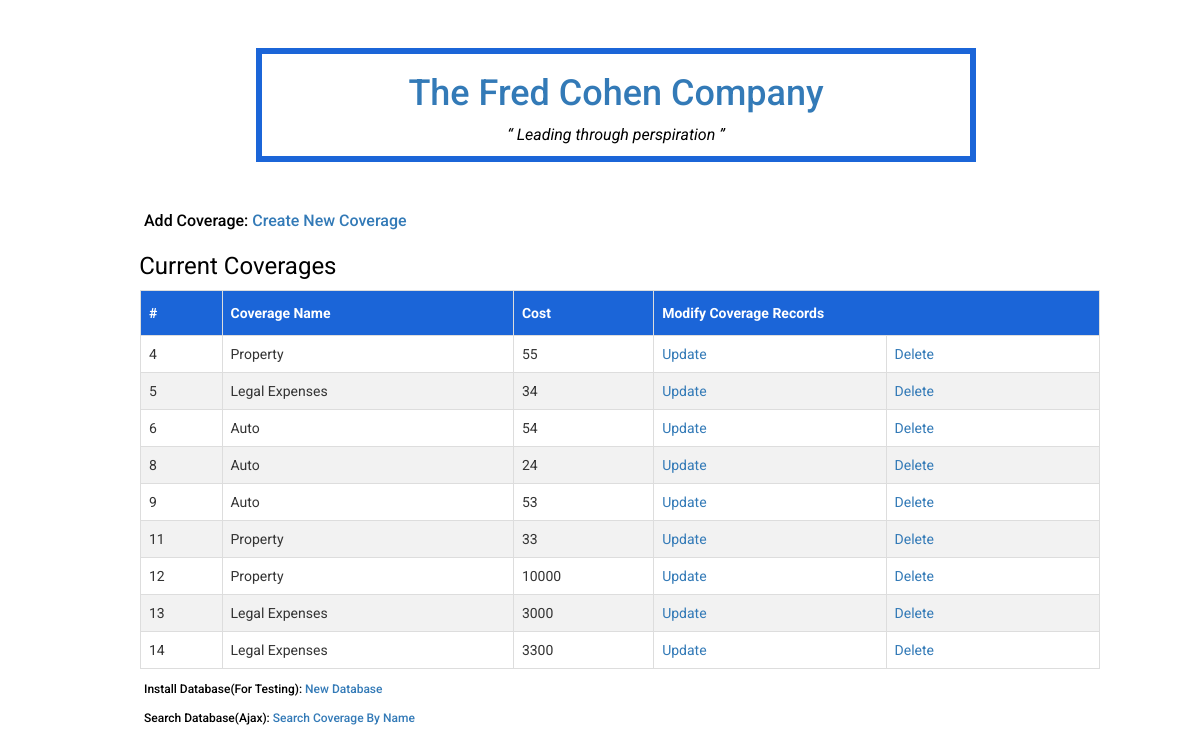
Before: / with the older database file.
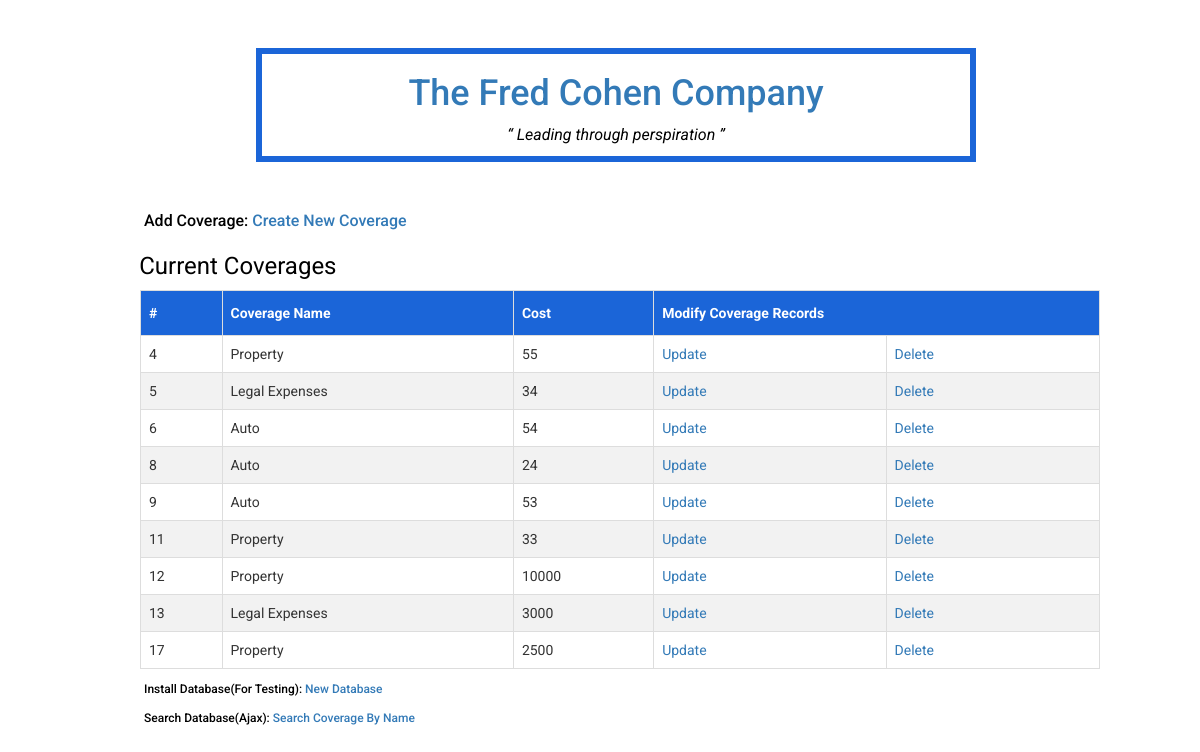
After: the same page with the newer database file.
### tables this page shows
CREATE TABLE `coverage` (
	`id`	INTEGER NOT NULL PRIMARY KEY AUTOINCREMENT,
	`coverage_name`	TEXT NOT NULL,
	`cost`	INTEGER NOT NULL
);

### common.php (called while the page is built)
<?php
function escape($html)
{
	return htmlspecialchars($html, ENT_QUOTES | ENT_SUBSTITUTE, "UTF-8");
}

### index.php (the view, shortened to what this page needs)
<?php
require "templates/header.php";
try {
    require "config.php";
    require "common.php";
    $connection = new PDO ( $dsn );
    $sql = "SELECT * FROM coverage";
    $statement = $connection->prepare ( $sql );
    $statement->execute ();
    $result = $statement->fetchAll (PDO::FETCH_ASSOC);
} catch ( PDOException $error ) {
    echo $sql . "<br>" . $error->getMessage ();
}
?>
     <p id="customAdd">Add Coverage: <a href="create.php">Create New Coverage</a></p>
    <h2 id="customTitle">Current Coverages</h2>
   <div class="table-responsive">
    <table id="customers" class=".table-striped">
        <thead>
        <tr>
            <th>#</th>
            <th>Coverage Name</th>
            <th>Cost</th>
            <th colspan="2">Modify Coverage Records</th>
        </tr>
        </thead>
        <tbody>
        <?php
        $className = "'confirmation'";
        foreach ( $result as $row ) {
            ?>
            <tr>
                <td><?php echo escape($row["id"]); ?></td>
                <td><?php echo escape($row["coverage_name"]); ?></td>
                <td><?php echo escape($row["cost"]); ?></td>
                <td><?php echo "<a href=" . "update.php?id=" . $row["id"] . ">" . "Update</a>" ?> </td>
                <td><?php echo "<a href=" . "delete.php?id=" . $row["id"] . " class=" . $className . "> Delete </a>" ?> </td>
            </tr>
            <?php
        }
        ?>
        </tbody>
    </table>
       <p id="customInstall">Install Database(For Testing): <a href="install.php">New Database</a></p>
       <p id="customInstall">Search Database(Ajax): <a  href="ajaxsearch.php">Search Coverage By Name</a></p>
</div>
<?php require "templates/footer.php"; ?>

Changed rows visible on the page:
removed coverage: id "14", coverage_name "Legal Expenses", cost "3300"
added coverage: id "17", coverage_name "Property", cost "2500"
